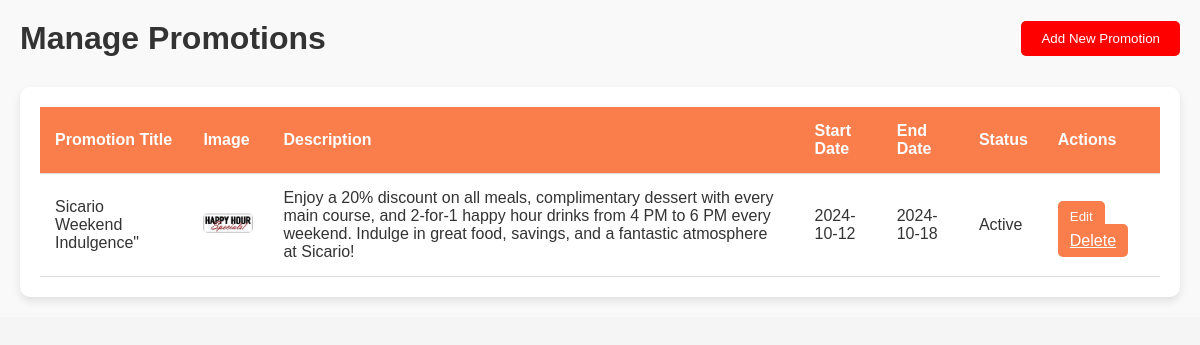
/GalleryCafe/Admin/Pages/pramotion.php, run on the app's committed database.
### tables this page shows
CREATE TABLE `promotions` (
  `id` int(11) NOT NULL,
  `title` varchar(255) NOT NULL,
  `image` varchar(255) DEFAULT NULL,
  `description` text DEFAULT NULL,
  `start_date` date DEFAULT NULL,
  `end_date` date DEFAULT NULL,
  `status` enum('Active','Inactive') DEFAULT 'Active'
);

### GalleryCafe/Admin/Pages/pramotion.php (the view, shortened to what this page needs)
<?php
include '../Php/connection.php';
$sql = "SELECT * FROM promotions";
$result = $conn->query($sql);
?>
<!DOCTYPE html>
<html lang="en">
<head>
    <link rel="stylesheet" href="../Css/pramotion.css">
</head>
<body>
    <div class="admin-wrapper">
        <main class="main-content">
            <header class="admin-header">
                <h1>Manage Promotions</h1>
                <button class="add-promotion-btn" id="openAddModal">Add New Promotion</button>
            </header>
            <section class="promotion-table-section">
                <table class="promotion-table">
                    <thead>
                        <tr>
                            <th>Promotion Title</th>
                            <th>Image</th>
                            <th>Description</th>
                            <th>Start Date</th>
                            <th>End Date</th>
                            <th>Status</th>
                            <th>Actions</th>
                        </tr>
                    </thead>
                    <tbody>
                        <?php while($row = $result->fetch_assoc()): ?>
                        <tr>
                            <td><?php echo $row['title']; ?></td>
                            <td><img src="<?php echo $row['image']; ?>" alt="<?php echo $row['title']; ?>" class="table-img"></td>
                            <td><?php echo $row['description']; ?></td>
                            <td><?php echo $row['start_date']; ?></td>
                            <td><?php echo $row['end_date']; ?></td>
                            <td><?php echo $row['status']; ?></td>
                            <td>
                                <button class="edit-btn" onclick="openEditModal(<?php echo $row['id']; ?>, '<?php echo addslashes($row['title']); ?>', '<?php echo addslashes($row['description']); ?>', '<?php echo $row['start_date']; ?>', '<?php echo $row['end_date']; ?>', '<?php echo $row['status']; ?>')">Edit</button>
                                <a href="../Php/delete.php?id=<?php echo $row['id']; ?>" class="delete-btn" onclick="return confirm('Are you sure?')">Delete</a>
                            </td>
                        </tr>
                        <?php endwhile; ?>
                    </tbody>
                </table>
            </section>
        </main>
    </div>
</body>
</html>

### GalleryCafe/Admin/Css/pramotion.css (style rules this page uses)
body { font-family: 'Arial', sans-serif; background-color: #f5f5f5; margin: 0; padding: 0; color: #333; }
h1, h2 { margin: 0; padding: 0; color: #333; }
.main-content { flex-grow: 1; padding: 20px; background-color: #f9f9f9; }
.admin-header { display: flex; justify-content: space-between; align-items: center; margin-bottom: 30px; }
.add-promotion-btn { background-color: red; color: white; border: none; padding: 10px 20px; border-radius: 5px; cursor: pointer; transition: background-color 0.3s ease; }
.promotion-table-section { background-color: #fff; padding: 20px; border-radius: 10px; box-shadow: 0 4px 8px rgba(0, 0, 0, 0.1); }
.promotion-table { width: 100%; border-collapse: collapse; }
.promotion-table thead { background-color: rgb(250, 125, 76); color: white; }
.promotion-table th, .promotion-table td { padding: 15px; text-align: left; border-bottom: 1px solid #ddd; }
.table-img { width: 50px; height: auto; border-radius: 5px; }
.edit-btn, .delete-btn { border: none; padding: 8px 12px; border-radius: 5px; cursor: pointer; }
.edit-btn { background-color: rgb(250, 125, 76); color: white; margin-right: 10px; }
.delete-btn { background-color: rgb(250, 125, 76); color: white; }

### data on the page
promotions: title "Sicario Weekend Indulgence\"", image (picture), description "Enjoy a 20% discount on all meals, complimentary dessert with every main course, and 2-for-1 happy hour drinks from 4 PM to 6 PM every weekend. Indulge in great food, savings, and a fantastic atmosphere at Sicario!", start_date "2024-10-12", end_date "2024-10-18", status "Active"
